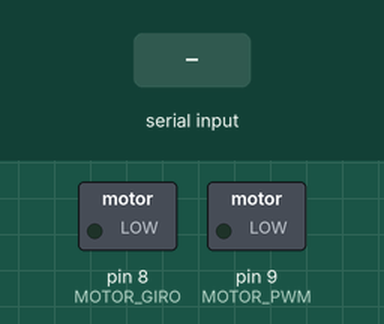
Recording of a sketch running on a simulated Arduino Uno, built with avr-gcc and run on an emulated ATmega328P. Parts: switched loads named in the sketch (green lamp = pin HIGH). The test bench sets the inputs (shaded band). What the sketch prints to the serial monitor is not drawn.

Above: at 1.2 s.
1.3 s: "1\n" received over Serial
At 1.9 s:
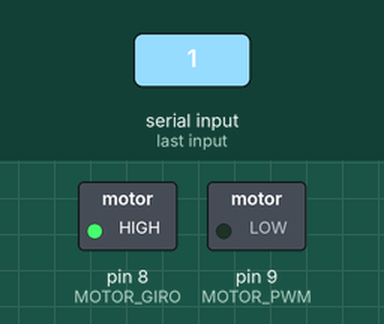
2.8 s: byte 50 ('2') received over Serial
At 4.0 s:
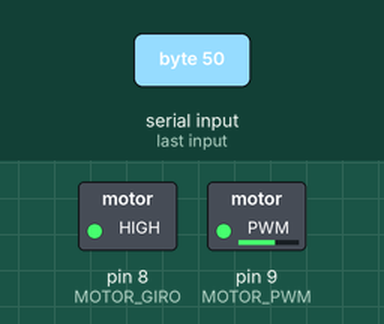
4.3 s: byte 52 ('4') received over Serial
At 5.9 s:
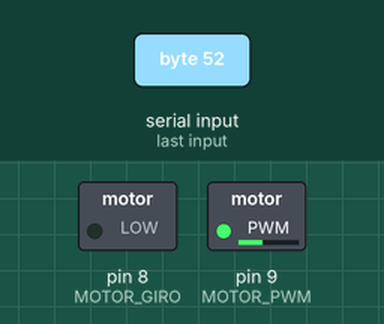
6.8 s: byte 53 ('5') received over Serial
At 7.2 s:
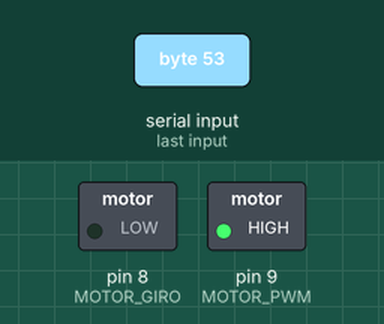
8.3 s: byte 54 ('6') received over Serial
At 9.4 s:
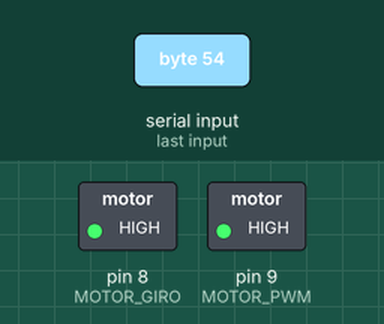
9.8 s: byte 51 ('3') received over Serial
At 10.6 s:
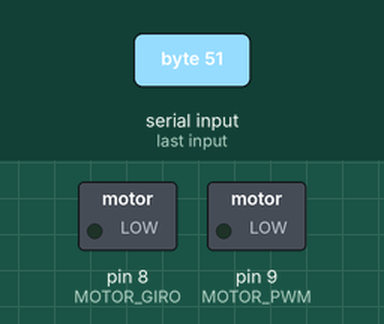
Timing chart, 0 to 12.3 s (numbered marks = the images above; inputs shaded):
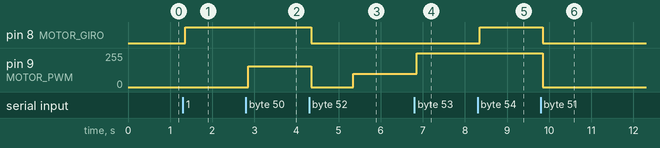

The sketch:

Fan_Motor.ino
```cpp
/*  TITULO: Control de una hélice con motor DC y driver L9110H.

    AUTOR:

    MARIANO DEL CAMPO GARCÍA (@2016) --> INGENIERO TÉCNICO INDUSTRIAL ESPECIALIDAD ELECTRÓNICA
    - FACEBOOK: https://www.facebook.com/mariano.delcampogarcia
    - TWITTER: https://twitter.com/MarianoCampoGa
    - CORREO: marianodc83@gmail.com


    DESCRIPCIÓN DEL PROGRAMA

    Con este programa se controlar una hélice con motor DC (Fan Motor) mediante el driver L9110H. A través del
    monitor serie podremos seleccionar las diferentes opciones de velocidad y sentido de giro del motor DC,
    además de poder realizar dos tipos difrentes de parada (con freno motor y sin él).


    ESQUEMA DE CONEXION

                                      +-----+
         +----[PWR]-------------------| USB |--+
         |                            +-----+  |
         |         GND/RST2  [ ][ ]            |
         |       MOSI2/SCK2  [ ][ ]  A5/SCL[ ] |
         |          5V/MISO2 [ ][ ]  A4/SDA[ ] |
         |                             AREF[ ] |
         |                              GND[ ] |
         | [ ]N/C                    SCK/13[ ] |
         | [ ]IOREF                 MISO/12[ ] |
         | [ ]RST                   MOSI/11[ ]~|
         | [ ]3V3    +---+               10[ ]~|
         | [ ]5v    -| A |-               9[ ]~|   INA del "Fan motor"
         | [ ]GND   -| R |-               8[ ] |   INB del "Fan motor"
         | [ ]GND   -| D |-                    |
         | [ ]Vin   -| U |-               7[ ] |
         |          -| I |-               6[ ]~|
         | [ ]A0    -| N |-               5[ ]~|
         | [ ]A1    -| O |-               4[ ] |
         | [ ]A2     +---+           INT1/3[ ]~|
         | [ ]A3                     INT0/2[ ] |
         | [ ]A4/SDA  RST SCK MISO     TX>1[ ] |
         | [ ]A5/SCL  [ ] [ ] [ ]      RX<0[ ] |
         |            [ ] [ ] [ ]              |
         |  UNO_R3    GND MOSI 5V  ____________/
          \_______________________/

  NOTAS:

   - La alimentación y la masa del "Fan Motor" van directamente conectadas a +5V y GND respectivamente.

*/

  // Declaración de constantes globales
  #define MOTOR_PWM 9 // Pin digital 9 para el pin INA (Velocidad PWMM del motor)
  #define MOTOR_GIRO 8 // Pin digital 8 para el pin INB (Sentido de giro del motor)
  #define PWM_LENTO 100  // PWM para la velocidad lenta
  #define PWM_RAPIDO 255 // PWM para la velocidad rápida
  #define RETARDO_GIRO 1000 // Retardo para el cambio del sentido de giro del motor

  boolean entrada_valida; // Variable para el control del MENU
  byte c; // Variable que almacena el carácter recibido por el puerto serie
  int anterior = 0; // Variable que almacena el número de la secuencia del MENU

  void setup()
  {
    Serial.begin(9600);
    pinMode(MOTOR_GIRO, OUTPUT); // Pin digital 8 como salida
    pinMode(MOTOR_PWM, OUTPUT); // Pin digital 9 como salida
    digitalWrite(MOTOR_GIRO, LOW); // MOTOR_DIR a nivel BAJO
    digitalWrite(MOTOR_PWM, LOW); // MOTOR_PWM a nivel BAJO
  }

  void loop()
  {
    // Dibuja el MENU a través del monitor serie
    Serial.println("--------------------------------");
    Serial.println("----------    MENU    ----------");
    Serial.println("--------------------------------");
    Serial.println("1 - AVANCE RAPIDO");
    Serial.println("2 - HACIA ADELANTE");
    Serial.println("3 - PARADA SUAVE");
    Serial.println("4 - MARCHA ATRAS");
    Serial.println("5 - RETROCESO RAPIDO");
    Serial.println("6 - FRENO MOTOR");
    Serial.println("X - CUALQUIER TECLA SACA MENU");
    Serial.println("--------------------------------");
    Serial.print(">> Selecciona una opcion... ");

    do
    {
      // Espera el siguiente carácter enviado desde el monitor serie
      while(!Serial.available())
      ; // Se mantiene en un bucle de espera

      c = Serial.read(); // Almaceno el carácter recibido
      Serial.write(c);

      // Evalúo el carácter recibido
      switch(c)
      {
        case '1': // AVANCE RAPIDO

          Serial.println("\n--------------------------------");
          Serial.println( "AVANCE RAPIDO!!!" );
          Serial.println("--------------------------------");
          Serial.print(">> Selecciona una opcion... ");

          if(anterior!=2)
          {
            // Se detienen los motores brevemente antes del cambio del sentido de giro
            digitalWrite(MOTOR_GIRO, LOW);
            digitalWrite(MOTOR_PWM, LOW);
          }
          if(anterior == 3 || anterior == 4)
          {
            delay(RETARDO_GIRO); // Retardo para el cambio del sentido de giro
          }

          // Ajusta la velocidad y el sentido de giro del motor
          digitalWrite(MOTOR_GIRO, HIGH); // Sentido de giro -> Hacia adelante
          analogWrite(MOTOR_PWM, 255-PWM_RAPIDO); // Velocidad -> Rápida

          entrada_valida = true;
          anterior = 1;
          break;


        case '2': // HACIA ADELANTE

          Serial.println("\n--------------------------------");
          Serial.println( "HACIA ADELANTE!!!" );
          Serial.println("--------------------------------");
          Serial.print(">> Selecciona una opcion... ");

          if(anterior!=1)
          {
            // Se detienen los motores brevemente antes del cambio del sentido de giro
            digitalWrite(MOTOR_GIRO, LOW);
            digitalWrite(MOTOR_PWM, LOW);
          }

          if(anterior == 3 || anterior == 4)
          {
            delay(RETARDO_GIRO); // Retardo para el cambio del sentido de giro
          }

          // Ajusta la velocidad y el sentido de giro del motor
          digitalWrite(MOTOR_GIRO, HIGH); // Sentido de giro -> Hacia adelante
          analogWrite(MOTOR_PWM, 255-PWM_LENTO); // Velocidad -> Lenta

          entrada_valida = true;
          anterior = 2;
          break;


        case '3': // PARADA SUAVE

          Serial.println("\n--------------------------------");
          Serial.println( "PARADA SUAVE!!!" );
          Serial.println("--------------------------------");
          Serial.print(">> Selecciona una opcion... ");

          // Se detienen los motores
          digitalWrite(MOTOR_GIRO, LOW);
          digitalWrite(MOTOR_PWM, LOW);

          entrada_valida = true;
          break;


        case '4': // MARCHA ATRAS

          Serial.println("\n--------------------------------");
          Serial.println( "MARCHA ATRAS!!!" );
          Serial.println("--------------------------------");
          Serial.print(">> Selecciona una opcion... ");

          if(anterior!=4)
          {
            // Se detienen los motores brevemente antes del cambio del sentido de giro
            digitalWrite(MOTOR_GIRO, LOW);
            digitalWrite(MOTOR_PWM, LOW);
          }

          if(anterior == 1 || anterior == 2)
          {
            delay(RETARDO_GIRO); // Retardo para el cambio del sentido de giro
          }

          // Ajusta la velocidad y el sentido de giro del motor
          digitalWrite(MOTOR_GIRO, LOW); // Sentido de giro -> Hacia atrás
          analogWrite(MOTOR_PWM, PWM_LENTO ); // Velocidad -> Lenta

          entrada_valida = true;
          anterior = 3;
          break;


        case '5': // RETROCESO RAPIDO

          Serial.println("\n--------------------------------");
          Serial.println( "RETROCESO RAPIDO!!!" );
          Serial.println("--------------------------------");
          Serial.print(">> Selecciona una opcion... ");

          if(anterior!=3)
          {
            // Se detienen los motores brevemente antes del cambio del sentido de giro
            digitalWrite(MOTOR_GIRO, LOW);
            digitalWrite(MOTOR_PWM, LOW);
          }

          if(anterior == 1 || anterior == 2)
          {
            delay(RETARDO_GIRO); // Retardo para el cambio del sentido de giro
          }

          // Ajusta la velocidad y el sentido de giro del motor
          digitalWrite(MOTOR_GIRO, LOW); // Sentido de giro -> Hacia atrás
          analogWrite(MOTOR_PWM, PWM_RAPIDO); // Velocidad -> Rápida

          entrada_valida = true;
          anterior = 4;
          break;


        case '6': // FRENO MOTOR (No utilizar con frecuencia)

          Serial.println("\n--------------------------------");
          Serial.println( "FRENO MOTOR!!!" );
          Serial.println("--------------------------------");
          Serial.print(">> Selecciona una opcion... ");

          // Se invierte el sentido de giro del motor y se para
          digitalWrite(MOTOR_GIRO, HIGH);
          digitalWrite(MOTOR_PWM, HIGH);

          entrada_valida = true;
          break;


        default:

          Serial.println("\n");
          // Si se introduce un carácter que no está en el MENU, se vuelve a mostrar el MENU

          entrada_valida = false;
          break;
      }

    } while(entrada_valida == true);
  }
  
```

Measured:
- after the input at 1.3 s, pin 8 (MOTOR_GIRO): LOW → HIGH after 0.05 s
- after the input at 2.8 s, pin 9 (MOTOR_PWM): 0/255 → 155/255 after 0.06 s
- after the input at 4.3 s, pin 8 (MOTOR_GIRO): HIGH → LOW after 0.05 s; pin 9 (MOTOR_PWM): 155/255 → 0/255 after 0.05 s, → 100/255 1.0 s later
- after the input at 6.8 s, pin 9 (MOTOR_PWM): 100/255 → 255/255 after 0.06 s
- after the input at 8.3 s, pin 8 (MOTOR_GIRO): LOW → HIGH after 0.05 s
- after the input at 9.8 s, pin 8 (MOTOR_GIRO): HIGH → LOW after 0.05 s; pin 9 (MOTOR_PWM): 255/255 → 0/255 after 0.05 s
